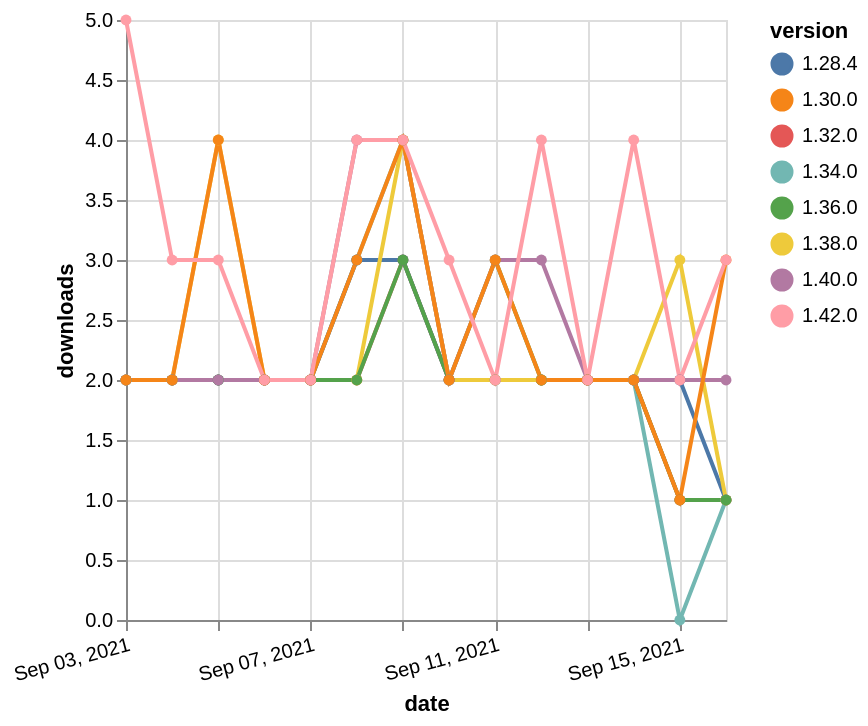

Vega-Lite specification for this chart:
### Vega-Lite specification from a JSON file in a GitHub repository (floating-point values rounded to 4 significant figures)
{"$schema": "https://vega.github.io/schema/vega-lite/v5.json", "description": "A simple bar chart with embedded data.", "data": {"values": [{"date": "2021-09-03", "total": 1976, "delta": 2, "version": "1.34.0"}, {"date": "2021-09-04", "total": 1978, "delta": 2, "version": "1.34.0"}, {"date": "2021-09-05", "total": 1980, "delta": 2, "version": "1.34.0"}, {"date": "2021-09-06", "total": 1982, "delta": 2, "version": "1.34.0"}, {"date": "2021-09-07", "total": 1984, "delta": 2, "version": "1.34.0"}, {"date": "2021-09-08", "total": 1987, "delta": 3, "version": "1.34.0"}, {"date": "2021-09-09", "total": 1991, "delta": 4, "version": "1.34.0"}, {"date": "2021-09-10", "total": 1993, "delta": 2, "version": "1.34.0"}, {"date": "2021-09-11", "total": 1995, "delta": 2, "version": "1.34.0"}, {"date": "2021-09-12", "total": 1997, "delta": 2, "version": "1.34.0"}, {"date": "2021-09-13", "total": 1999, "delta": 2, "version": "1.34.0"}, {"date": "2021-09-14", "total": 2001, "delta": 2, "version": "1.34.0"}, {"date": "2021-09-15", "total": 2001, "delta": 0, "version": "1.34.0"}, {"date": "2021-09-16", "total": 2002, "delta": 1, "version": "1.34.0"}, {"date": "2021-09-03", "total": 2066, "delta": 2, "version": "1.32.0"}, {"date": "2021-09-04", "total": 2068, "delta": 2, "version": "1.32.0"}, {"date": "2021-09-05", "total": 2070, "delta": 2, "version": "1.32.0"}, {"date": "2021-09-06", "total": 2072, "delta": 2, "version": "1.32.0"}, {"date": "2021-09-07", "total": 2074, "delta": 2, "version": "1.32.0"}, {"date": "2021-09-08", "total": 2076, "delta": 2, "version": "1.32.0"}, {"date": "2021-09-09", "total": 2079, "delta": 3, "version": "1.32.0"}, {"date": "2021-09-10", "total": 2081, "delta": 2, "version": "1.32.0"}, {"date": "2021-09-11", "total": 2083, "delta": 2, "version": "1.32.0"}, {"date": "2021-09-12", "total": 2085, "delta": 2, "version": "1.32.0"}, {"date": "2021-09-13", "total": 2087, "delta": 2, "version": "1.32.0"}, {"date": "2021-09-14", "total": 2089, "delta": 2, "version": "1.32.0"}, {"date": "2021-09-15", "total": 2090, "delta": 1, "version": "1.32.0"}, {"date": "2021-09-16", "total": 2091, "delta": 1, "version": "1.32.0"}, {"date": "2021-09-03", "total": 2553, "delta": 2, "version": "1.28.4"}, {"date": "2021-09-04", "total": 2555, "delta": 2, "version": "1.28.4"}, {"date": "2021-09-05", "total": 2557, "delta": 2, "version": "1.28.4"}, {"date": "2021-09-06", "total": 2559, "delta": 2, "version": "1.28.4"}, {"date": "2021-09-07", "total": 2561, "delta": 2, "version": "1.28.4"}, {"date": "2021-09-08", "total": 2564, "delta": 3, "version": "1.28.4"}, {"date": "2021-09-09", "total": 2567, "delta": 3, "version": "1.28.4"}, {"date": "2021-09-10", "total": 2569, "delta": 2, "version": "1.28.4"}, {"date": "2021-09-11", "total": 2571, "delta": 2, "version": "1.28.4"}, {"date": "2021-09-12", "total": 2573, "delta": 2, "version": "1.28.4"}, {"date": "2021-09-13", "total": 2575, "delta": 2, "version": "1.28.4"}, {"date": "2021-09-14", "total": 2577, "delta": 2, "version": "1.28.4"}, {"date": "2021-09-15", "total": 2579, "delta": 2, "version": "1.28.4"}, {"date": "2021-09-16", "total": 2580, "delta": 1, "version": "1.28.4"}, {"date": "2021-09-03", "total": 1028, "delta": 2, "version": "1.38.0"}, {"date": "2021-09-04", "total": 1030, "delta": 2, "version": "1.38.0"}, {"date": "2021-09-05", "total": 1034, "delta": 4, "version": "1.38.0"}, {"date": "2021-09-06", "total": 1036, "delta": 2, "version": "1.38.0"}, {"date": "2021-09-07", "total": 1038, "delta": 2, "version": "1.38.0"}, {"date": "2021-09-08", "total": 1040, "delta": 2, "version": "1.38.0"}, {"date": "2021-09-09", "total": 1044, "delta": 4, "version": "1.38.0"}, {"date": "2021-09-10", "total": 1046, "delta": 2, "version": "1.38.0"}, {"date": "2021-09-11", "total": 1048, "delta": 2, "version": "1.38.0"}, {"date": "2021-09-12", "total": 1050, "delta": 2, "version": "1.38.0"}, {"date": "2021-09-13", "total": 1052, "delta": 2, "version": "1.38.0"}, {"date": "2021-09-14", "total": 1054, "delta": 2, "version": "1.38.0"}, {"date": "2021-09-15", "total": 1057, "delta": 3, "version": "1.38.0"}, {"date": "2021-09-16", "total": 1058, "delta": 1, "version": "1.38.0"}, {"date": "2021-09-03", "total": 1486, "delta": 2, "version": "1.36.0"}, {"date": "2021-09-04", "total": 1488, "delta": 2, "version": "1.36.0"}, {"date": "2021-09-05", "total": 1490, "delta": 2, "version": "1.36.0"}, {"date": "2021-09-06", "total": 1492, "delta": 2, "version": "1.36.0"}, {"date": "2021-09-07", "total": 1494, "delta": 2, "version": "1.36.0"}, {"date": "2021-09-08", "total": 1496, "delta": 2, "version": "1.36.0"}, {"date": "2021-09-09", "total": 1499, "delta": 3, "version": "1.36.0"}, {"date": "2021-09-10", "total": 1501, "delta": 2, "version": "1.36.0"}, {"date": "2021-09-11", "total": 1504, "delta": 3, "version": "1.36.0"}, {"date": "2021-09-12", "total": 1506, "delta": 2, "version": "1.36.0"}, {"date": "2021-09-13", "total": 1508, "delta": 2, "version": "1.36.0"}, {"date": "2021-09-14", "total": 1510, "delta": 2, "version": "1.36.0"}, {"date": "2021-09-15", "total": 1511, "delta": 1, "version": "1.36.0"}, {"date": "2021-09-16", "total": 1512, "delta": 1, "version": "1.36.0"}, {"date": "2021-09-03", "total": 730, "delta": 2, "version": "1.40.0"}, {"date": "2021-09-04", "total": 732, "delta": 2, "version": "1.40.0"}, {"date": "2021-09-05", "total": 734, "delta": 2, "version": "1.40.0"}, {"date": "2021-09-06", "total": 736, "delta": 2, "version": "1.40.0"}, {"date": "2021-09-07", "total": 738, "delta": 2, "version": "1.40.0"}, {"date": "2021-09-08", "total": 742, "delta": 4, "version": "1.40.0"}, {"date": "2021-09-09", "total": 746, "delta": 4, "version": "1.40.0"}, {"date": "2021-09-10", "total": 748, "delta": 2, "version": "1.40.0"}, {"date": "2021-09-11", "total": 751, "delta": 3, "version": "1.40.0"}, {"date": "2021-09-12", "total": 754, "delta": 3, "version": "1.40.0"}, {"date": "2021-09-13", "total": 756, "delta": 2, "version": "1.40.0"}, {"date": "2021-09-14", "total": 758, "delta": 2, "version": "1.40.0"}, {"date": "2021-09-15", "total": 760, "delta": 2, "version": "1.40.0"}, {"date": "2021-09-16", "total": 762, "delta": 2, "version": "1.40.0"}, {"date": "2021-09-03", "total": 2546, "delta": 2, "version": "1.30.0"}, {"date": "2021-09-04", "total": 2548, "delta": 2, "version": "1.30.0"}, {"date": "2021-09-05", "total": 2552, "delta": 4, "version": "1.30.0"}, {"date": "2021-09-06", "total": 2554, "delta": 2, "version": "1.30.0"}, {"date": "2021-09-07", "total": 2556, "delta": 2, "version": "1.30.0"}, {"date": "2021-09-08", "total": 2559, "delta": 3, "version": "1.30.0"}, {"date": "2021-09-09", "total": 2563, "delta": 4, "version": "1.30.0"}, {"date": "2021-09-10", "total": 2565, "delta": 2, "version": "1.30.0"}, {"date": "2021-09-11", "total": 2568, "delta": 3, "version": "1.30.0"}, {"date": "2021-09-12", "total": 2570, "delta": 2, "version": "1.30.0"}, {"date": "2021-09-13", "total": 2572, "delta": 2, "version": "1.30.0"}, {"date": "2021-09-14", "total": 2574, "delta": 2, "version": "1.30.0"}, {"date": "2021-09-15", "total": 2575, "delta": 1, "version": "1.30.0"}, {"date": "2021-09-16", "total": 2578, "delta": 3, "version": "1.30.0"}, {"date": "2021-09-03", "total": 256, "delta": 5, "version": "1.42.0"}, {"date": "2021-09-04", "total": 259, "delta": 3, "version": "1.42.0"}, {"date": "2021-09-05", "total": 262, "delta": 3, "version": "1.42.0"}, {"date": "2021-09-06", "total": 264, "delta": 2, "version": "1.42.0"}, {"date": "2021-09-07", "total": 266, "delta": 2, "version": "1.42.0"}, {"date": "2021-09-08", "total": 270, "delta": 4, "version": "1.42.0"}, {"date": "2021-09-09", "total": 274, "delta": 4, "version": "1.42.0"}, {"date": "2021-09-10", "total": 277, "delta": 3, "version": "1.42.0"}, {"date": "2021-09-11", "total": 279, "delta": 2, "version": "1.42.0"}, {"date": "2021-09-12", "total": 283, "delta": 4, "version": "1.42.0"}, {"date": "2021-09-13", "total": 285, "delta": 2, "version": "1.42.0"}, {"date": "2021-09-14", "total": 289, "delta": 4, "version": "1.42.0"}, {"date": "2021-09-15", "total": 291, "delta": 2, "version": "1.42.0"}, {"date": "2021-09-16", "total": 294, "delta": 3, "version": "1.42.0"}]}, "width": "container", "mark": {"type": "line", "point": {"filled": true}}, "encoding": {"x": {"field": "date", "type": "temporal", "timeUnit": "yearmonthdate", "title": "date", "axis": {"labelAngle": -15}}, "y": {"field": "delta", "type": "quantitative", "title": "downloads"}, "color": {"field": "version", "type": "nominal"}, "tooltip": {"field": "delta"}}}
